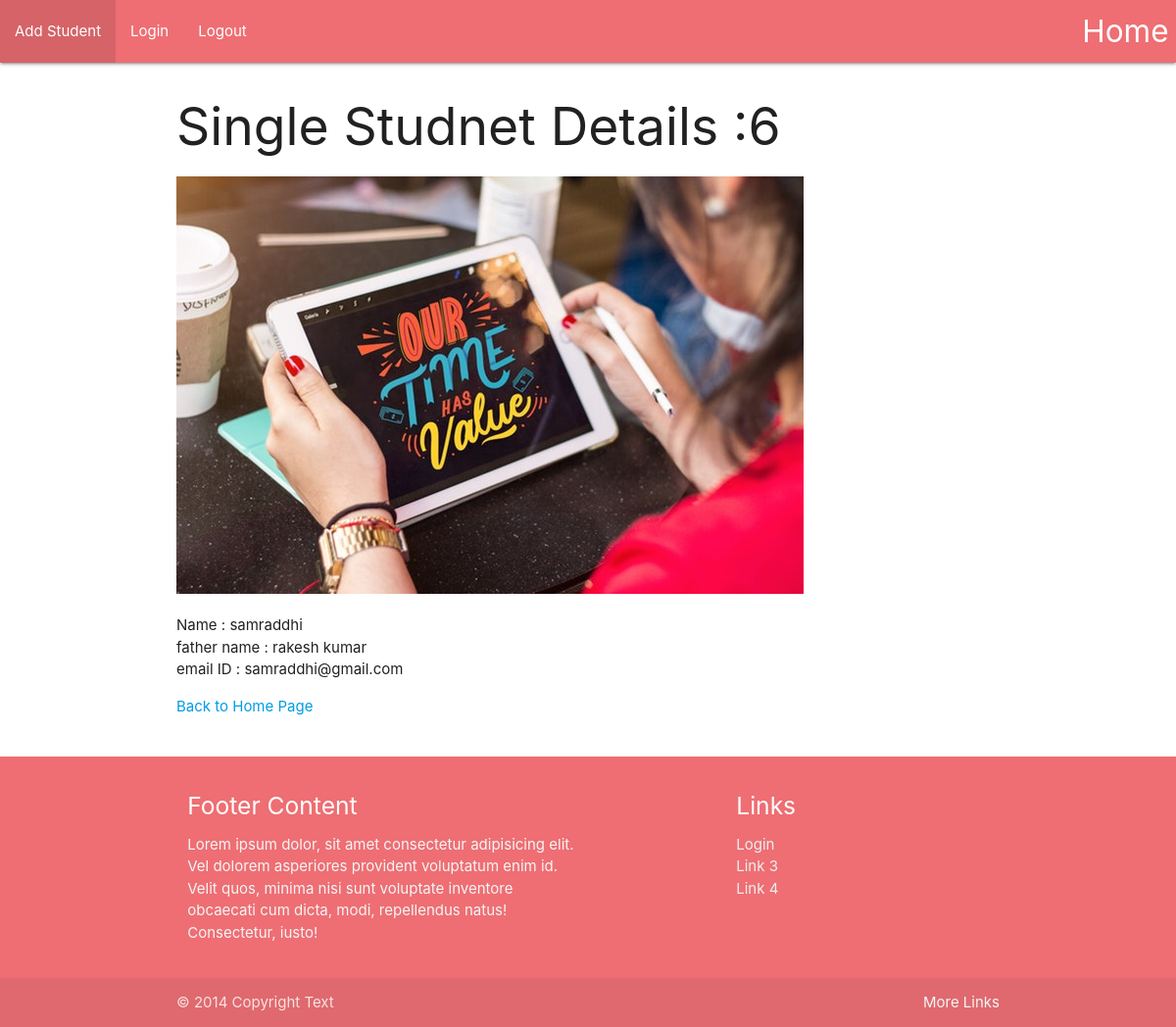
Page /6 on the committed database.
### sitaji/models.py (models this page shows, shortened)
class student(models.Model):
    name = models.CharField(max_length=50)
    fname = models.CharField(max_length = 50)
    email = models.CharField(max_length= 100)
    intro = models.TextField(default="")
    image = models.FileField()

### sitaji/views.py (the view)
# urls.py: path('<int:pk>', views.detailView.as_view(), name ="detail"),
class detailView(generic.DetailView):
	model = student
	template_name = 'sitaji/detail.html'

### sitaji/templates/sitaji/detail.html (shortened to what this page needs)
{% extends 'sitaji/base.html' %}
{% block body %}
<div class="container">
	<h2>Single Studnet Details :{{student.id}}</h2>
	<img src="{{student.image.url}}" alt="">
	<p>
		Name : {{student.name}} <br>
		father name : {{student.fname}} <br/>
		email ID  : {{student.email}}
	</p>
	<a href="{% url 'sitaji:index' %}">Back to Home Page</a>
</div>
{% endblock %}

### rows in the picture
student: id "6", image (picture), name "samraddhi", fname "rakesh kumar", email "samraddhi@gmail.com"
